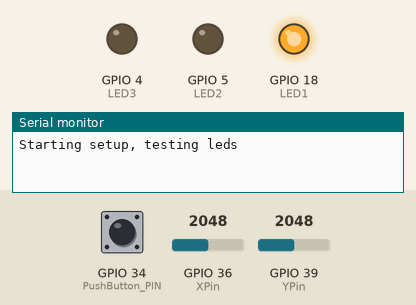
A program run on a simulated ESP32. On the bench: output pins drawn as LEDs (lit = HIGH), the last lines printed to the serial monitor. Inputs (shaded band) come from the test bench; at power-on: GPIO 36 (XPin) = 2048, GPIO 34 (PushButton_PIN) HIGH, GPIO 39 (YPin) = 2048. USB keyboard and mouse output is not drawn.

Above: at 0.5 s.
At 0.9 s:
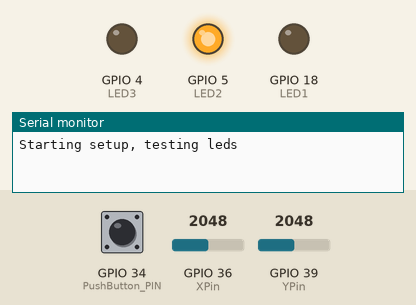
At 6.0 s:
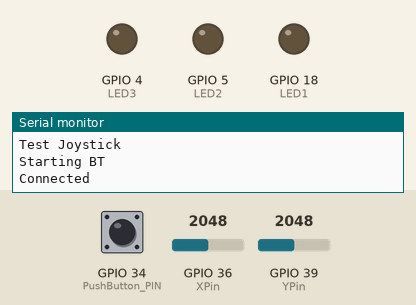
6.1 s: GPIO 36 (XPin) set to 2866
Timing chart, 0 to 9.1 s (numbered marks = the images above; inputs shaded):
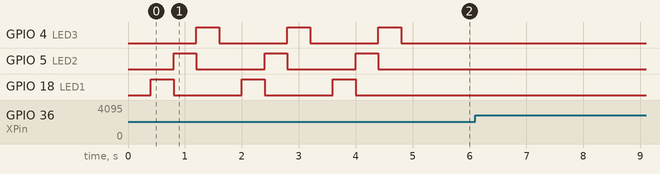

The program:

main.cpp
```cpp
#include "WiFi.h"
#include <BleMouse.h>
#include <classes.h>


// GPIOs numbers on ESP32 // 34 is badddd
const int XPin    = 36;
const int YPin    = 39;
const int PushButton_PIN  = 34;

const int LED1 = 18;
const int LED2 = 5;
const int LED3 = 4;

int mouse_range = 12; // the max of the mouse change

void test_joystick();
void print_it();

/*
class joystic {
  int range = 20;


  public:
  int x_min_zero = 7777; // the min x still considered zero (becasue joystic is not 100% calibrated)
  int x_max_zero = -777; // the max x still considered zero
  int y_min_zero = 7777; // the min y still considered zero
  int y_max_zero = -777; // the max y still considered zero
  int Xval = 0; // the final calibrated X Y (from -10 to +10) - range value
  int Yval = 0;
  int prev_x ; // keep previous joystic state, transmit only changes
  int prev_y ;
  bool Push_button_state = false;
  bool ON_state = false ;
  bool change_occured; // is this read different than previous?


  void estimate_joystic_zeros() {
    for (size_t i = 0; i < 100; i++)
    {

      int rdX = analogRead(XPin);
      int rdY = analogRead(YPin);
      if (rdX > x_max_zero)
        x_max_zero = rdX;
      if (rdY > y_max_zero)
        y_max_zero = rdY;
      if (rdX < x_min_zero)
        x_min_zero = rdX;
      if (rdY < y_min_zero)
        y_min_zero = rdY;
    } // of for loop

    // add/sub 10 for safety
    x_min_zero -= range;
    x_max_zero += range;
    y_min_zero -= range;
    y_max_zero += range;


  } // of estimate_joystic_zeros

  void read_jostick() {
    prev_x = Xval;
    prev_y = Yval;


    int t_rdX = analogRead(XPin);
    int t_rdY = analogRead(YPin);

    int butt_tmp =  digitalRead(PushButton);

    if (butt_tmp == HIGH) {
      if (ON_state == true )
        ON_state = false;
      else
        ON_state = false;
    }

    Xval = 0;
    if (t_rdX < x_min_zero ) {
      Xval = map(t_rdX,0,x_min_zero,-mouse_range,0); }
      else if (t_rdX > x_max_zero ) {
        Xval = map(t_rdX,x_max_zero,4095,0,mouse_range); }

    Yval = 0;
    if (t_rdY < y_min_zero ) {
      Yval = map(t_rdY,0,y_min_zero,-mouse_range,0); }
      else if (t_rdY > y_max_zero ) {
        Yval = map(t_rdY,y_max_zero,4095,0,mouse_range); }

    if ((Xval != prev_x) || (Yval != prev_y)) {
      change_occured = true;
      Serial.print("  ------    in class, read_jostick    ");
      print_it();
    }
    else
      change_occured = false;
  }
}; // of class JOYSTICK
*/


joystic tank_joystick;
BleMouse bleMouse;
void test_hw();

void IRAM_ATTR Butt_pressed_isr() {
  tank_joystick.butt_pressed = true;
  //Serial.println("...Pressed...");
  }

// *** start SETUP
void setup() {
  pinMode(PushButton_PIN, INPUT); // GPIO as input // Problem - not a good GPIO, no pullup.
                              // solution: add pullup on PCB. mext version: change pin?
  attachInterrupt(PushButton_PIN, Butt_pressed_isr, FALLING);
  pinMode(LED1, OUTPUT);
  pinMode(LED2, OUTPUT);
  pinMode(LED3, OUTPUT);

  Serial.begin(9600);
  Serial.println("Starting setup, testing leds");
  test_hw();
  Serial.println("Test Joystick");
  // est_joystick(); endless loop for testing

  // Before start, get X & Y values to be considered as zero,
  // due to non exact readings
  // then translate X & Y  into values from -10 to +10

  tank_joystick.set_hw(XPin,YPin,PushButton_PIN,mouse_range);
  tank_joystick.estimate_joystic_zeros();

  bleMouse.begin();
  Serial.println("Starting BT");
  while (!bleMouse.isConnected()){
    Serial.print(".");
    delay(200);
  }
  Serial.println("Connected");

} // of SETUP


void loop() {


/*
   if(bleMouse.isConnected()) {
    Serial.println("Scroll Down");
    bleMouse.move(0,0,-1);
  }
  delay(500);
  return;
*/

// just for testing
//test_joystick();


  tank_joystick.read_jostick();
  if (tank_joystick.butt_pressed) {
    bleMouse.click(MOUSE_LEFT);
    tank_joystick.butt_pressed = false;
  }
  bleMouse.move(tank_joystick.Xval,tank_joystick.Yval,0);


  /*
  if (it eas clicked)
    bleMouse.click(MOUSE_LEFT);
*/

  delay(100);

    return;


  // print_it();

  //if ((tank_joystick.Xval!=tank_joystick.prev_x) || (tank_joystick.Yval!=tank_joystick.prev_y)) {
  if (tank_joystick.change_occured) {
    Serial.print(" in loop, change occured ------>    ");
    print_it();

  } // of long if


  //delay(300);
  unsigned long time_now = 0;
  int period = 0;
  time_now = millis();
  while(millis() < time_now + period){
        //wait approx. [period] ms
  }


} // of loop


void test_joystick() {
  // read endlessly joystick input, for testing
  int mid = 2047;
  int max_delta_x = 0;
  int max_delta_y = 0;

  Serial.println("don't touch at first - to calibrate drift ");

  while (true) {
    int t_rdX = analogRead(XPin);
    int t_rdY = analogRead(YPin);
    int butt_tmp =  digitalRead(PushButton_PIN);

    if (abs(t_rdX-mid) > max_delta_x )
      max_delta_x = abs(t_rdX-mid);

    if (abs(t_rdY-mid) > max_delta_y )
      max_delta_y = abs(t_rdY-mid);

    Serial.print("   X: ");
    Serial.print(t_rdX);
    Serial.print("   Y: ");
    Serial.print(t_rdY);
    Serial.print("  SW: ");
    Serial.print(butt_tmp);
    Serial.print("       Max X drift:  ");
    Serial.print(max_delta_x);
    Serial.print("       Max Y drift:  ");
    Serial.println(max_delta_y);

    delay(300);
  }
} // of test_joystick


void print_it() {
  // DEBUG
  if (tank_joystick.change_occured) {
    Serial.print(" change!   ");
  }
  else {
    Serial.print("           ");
  }
  Serial.print("X/Y     ");
  Serial.print(tank_joystick.Xval);
  Serial.print(" / ");
  Serial.print(tank_joystick.Yval);
   Serial.print("      prevX/PrevY   ");
  Serial.print(tank_joystick.prev_x);
  Serial.print(" / ");
  Serial.println(tank_joystick.prev_y);
} // of print_it


void test_hw() {
  for (int i=0;i<3;i++) {
    digitalWrite(LED1,LOW);
    digitalWrite(LED2,LOW);
    digitalWrite(LED3,LOW);
    delay(400);
    digitalWrite(LED1,HIGH);
    delay(400);
    digitalWrite(LED2,HIGH);
    digitalWrite(LED1,LOW);
    delay(400);
    digitalWrite(LED3,HIGH);
    digitalWrite(LED2,LOW);
    delay(400);
  }
  digitalWrite(LED3,LOW);


}
```

classes.h
```cpp
#include "WiFi.h"

class joystic {
  int range = 20;

  public:
  int x_min_zero = 7777; // the min x still considered zero (becasue joystic is not 100% calibrated)
  int x_max_zero = -777; // the max x still considered zero
  int y_min_zero = 7777; // the min y still considered zero
  int y_max_zero = -777; // the max y still considered zero
  int Xval = 0; // the final calibrated X Y (from -10 to +10) - range value
  int Yval = 0;
  int prev_x ; // keep previous joystic state, transmit only changes
  int prev_y ;
  bool Push_button_state = false;
  bool ON_state = false ;
  bool change_occured; // is this read different than previous?
  int Xpin,Ypin,PushButtpin; // the hardwrae pins of the ESP32
  int mouse_mov_range;
  bool butt_pressed = false; // indicates if joystic's button was pressed


  void set_hw(int _xpin,int _ypin, int _pushbutton, int _mouse_range) {
    Xpin = _xpin;
    Ypin = _ypin;
    PushButtpin = _pushbutton;
    mouse_mov_range = _mouse_range;
  }


  void estimate_joystic_zeros() {
    for (size_t i = 0; i < 100; i++)
    {

      int rdX = analogRead(Xpin);
      int rdY = analogRead(Ypin);
      if (rdX > x_max_zero)
        x_max_zero = rdX;
      if (rdY > y_max_zero)
        y_max_zero = rdY;
      if (rdX < x_min_zero)
        x_min_zero = rdX;
      if (rdY < y_min_zero)
        y_min_zero = rdY;
    } // of for loop

    // add/sub 10 for safety
    x_min_zero -= range;
    x_max_zero += range;
    y_min_zero -= range;
    y_max_zero += range;

  } // of estimate_joystic_zeros

  void read_jostick() {
    prev_x = Xval;
    prev_y = Yval;

    int t_rdX = analogRead(Xpin);
    int t_rdY = analogRead(Ypin);

   // read of putton is done by interrupt
   /*
    int butt_tmp =  digitalRead(PushButtpin);

    if (butt_tmp == HIGH) {
      if (ON_state == true )
        ON_state = false;
      else
        ON_state = false;
    }
    */


    Xval = 0;
    if (t_rdX < x_min_zero ) {
      Xval = map(t_rdX,0,x_min_zero,-mouse_mov_range,0); }
      else if (t_rdX > x_max_zero ) {
        Xval = map(t_rdX,x_max_zero,4095,0,mouse_mov_range); }

    Yval = 0;
    if (t_rdY < y_min_zero ) {
      Yval = map(t_rdY,0,y_min_zero,-mouse_mov_range,0); }
      else if (t_rdY > y_max_zero ) {
        Yval = map(t_rdY,y_max_zero,4095,0,mouse_mov_range); }

    if ((Xval != prev_x) || (Yval != prev_y)) {
      change_occured = true;
      Serial.print("  ------    in class, read_jostick    ");
      //print_it();
    }
    else
      change_occured = false;
  }
}; // of class JOYSTICK
```
